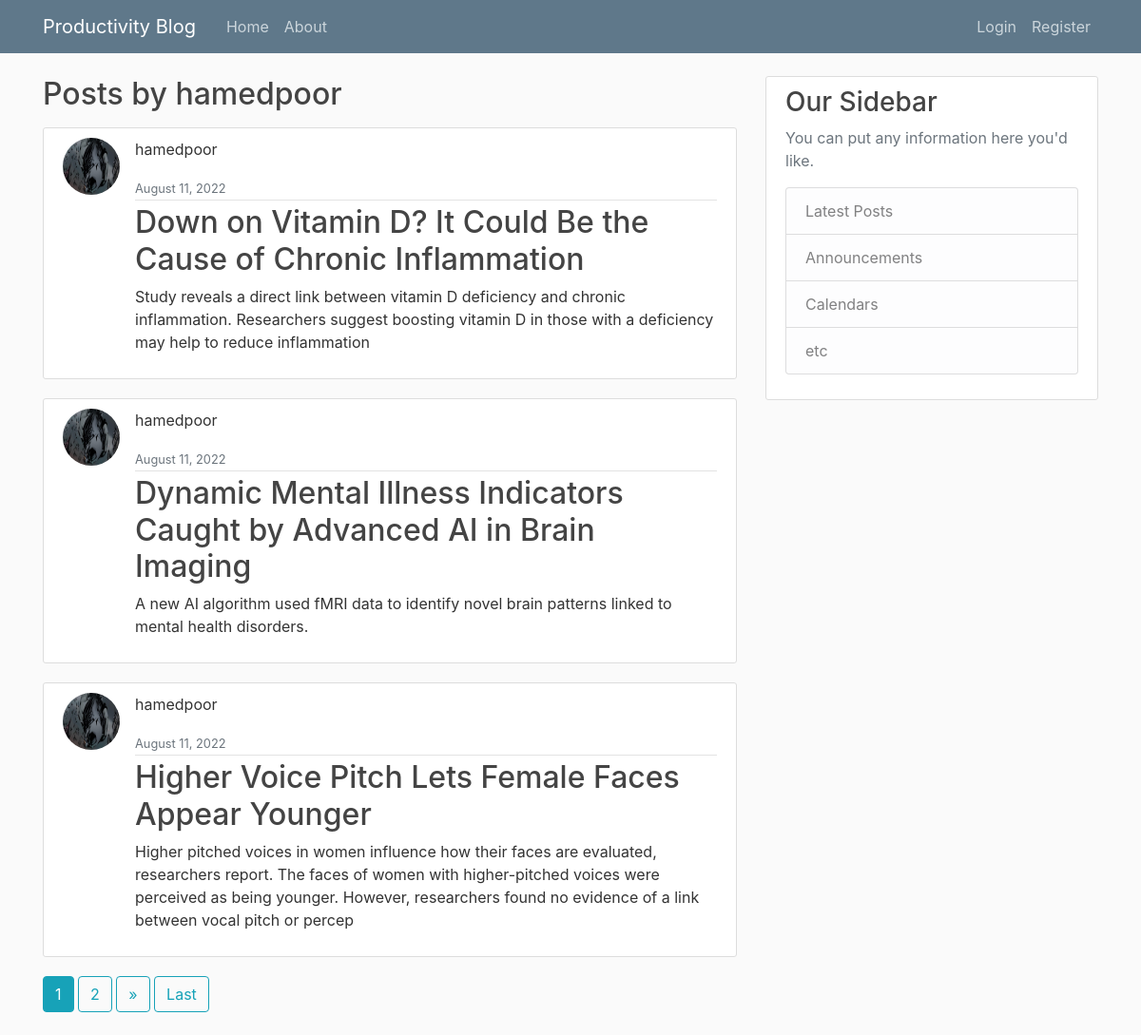
The page /post/hamedpoor on the database its author committed.
### blog/models.py (models this page shows, shortened)
class Post(models.Model):
    title = models.CharField(max_length=200)
    content = models.TextField(max_length=250)
    full_content = models.TextField(null=True)
    date_posted = models.DateTimeField(default=timezone.now)
    author = models.ForeignKey(User, on_delete=models.CASCADE)

### users/models.py (models this page shows, shortened)
class Profile(models.Model):
    user = models.OneToOneField(User, on_delete = models.CASCADE)
    image= models.ImageField(default='default.jpg', upload_to='Images')

### blog/views.py (the view)
# urls.py: path('post/<str:username>', views.UserPostListView.as_view(), name='user_post'),
class UserPostListView(ListView):
       model = Post
       template_name ='blog/user_posts.html'
       context_object_name = 'posts'
       paginate_by = 3
       def get_queryset(self):
              user = get_object_or_404(User, username=self.kwargs.get('username'))
              return Post.objects.filter(author=user).order_by('-date_posted')

### blog/templates/blog/user_posts.html (shortened to what this page needs)
{% extends "blog/base.html" %}
{% block content %}
<h2 class="mb-3">Posts by {{ view.kwargs.username }}</h2>
{% for post in posts %}
 <article class="media content-section">
    <img class="rounded-circle article-img" src="{{post.author.profile.image.url}}" alt="">
     <div class="media-body">
         <div class="article-metadata">
             <p class="mr-2">{{post.author}}</p>
             <small class="text-muted">{{post.date_posted|date:'F d, Y'}}</small>
         </div>
         <h2><a class="article-title" href="{% url 'post_detail' post.id %}">{{post.title}}</a></h2>
         <p class="article-content">{{post.content}}</p>
     </div>
 </article>
{%endfor%}
{% if is_paginated%}
    {% for num in page_obj.paginator.page_range %}
        {% if page_obj.number == num %}
            <a href="?page={{ num }}" class="btn btn-info mb-4">{{ num }}</a>
        {% elif num > page_obj.number|add:'-2' and num < page_obj.number|add:'2'%}
            <a href="?page={{ num }}" class="btn btn-outline-info mb-4">{{ num }}</a>
        {% endif %}
    {% endfor%}
    {% if page_obj.has_next %}
    <a class="btn btn-outline-info mb-4" href="?page={{ page_obj.next_page_number }}">&raquo</a>
    <a class="btn btn-outline-info mb-4" href="?page={{page_obj.paginator.num_pages }}">Last</a>
    {% endif %}
{% endif%}
{% endblock content %}

### blog/static/blog/main.css (style rules this page uses)
body { background: #fafafa; color: #333333; margin-top: 5rem; }
h1, h2, h3, h4, h5, h6 { color: #444444; }
.content-section { background: #ffffff; padding: 10px 20px; border: 1px solid #dddddd; border-radius: 3px; margin-bottom: 20px; }
.article-title { color: #444444; }
.article-content { white-space: pre-line; }
.article-img { height: 60px; width: 60px; margin-right: 16px; }
.article-metadata { padding-bottom: 1px; margin-bottom: 4px; border-bottom: 1px solid #e3e3e3 }

### rows shown on the page
Post: author.profile.image (picture), author "hamedpoor", date_posted "August 11, 2022", title "Down on Vitamin D? It Could Be the Cause of Chronic Inflammation", content "Study reveals a direct link between vitamin D deficiency and chronic inflammation. Researchers suggest boosting vitamin D in those with a deficiency may help to reduce inflammation"
Post: author.profile.image (picture), author "hamedpoor", date_posted "August 11, 2022", title "Dynamic Mental Illness Indicators Caught by Advanced AI in Brain Imaging", content "A new AI algorithm used fMRI data to identify novel brain patterns linked to mental health disorders."
Post: author.profile.image (picture), author "hamedpoor", date_posted "August 11, 2022", title "Higher Voice Pitch Lets Female Faces Appear Younger", content "Higher pitched voices in women influence how their faces are evaluated, researchers report. The faces of women with higher-pitched voices were perceived as being younger. However, researchers found no evidence of a link between vocal pitch or percep"

### other values the page prints
{{ view.kwargs.username }} "hamedpoor"
{{ num }} "1"
{{ num }} "2"
